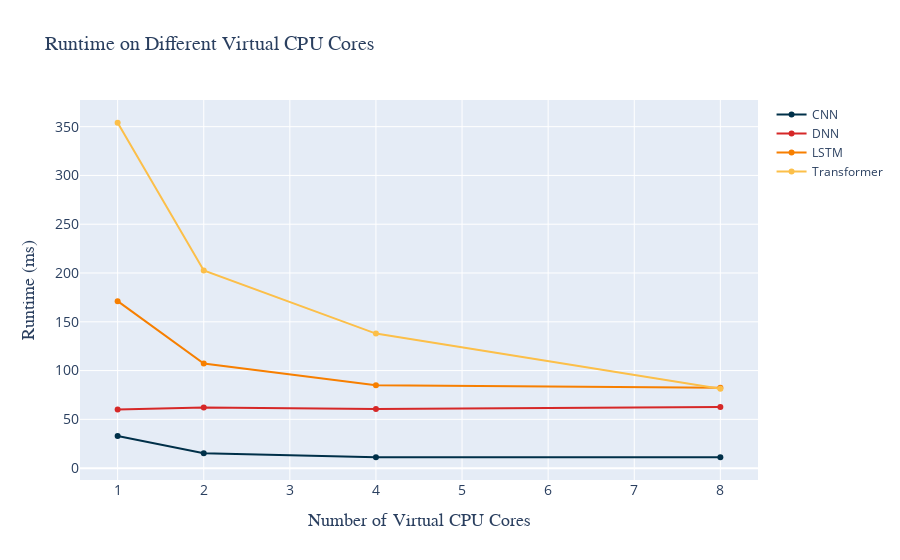

Write notebook code for a chart like this one.
### Code cell
# create the same plot as the cell above but in plotly
fig = go.Figure()

fig.add_trace(go.Scatter(x=e1_legend['vcpu'], y=exp1['c_CNN_time'], mode='lines+markers', name='CNN', marker_color='#003049'))
fig.add_trace(go.Scatter(x=e1_legend['vcpu'], y=exp1['c_DNN_time'], mode='lines+markers', name='DNN', marker_color='#D62828'))
fig.add_trace(go.Scatter(x=e1_legend['vcpu'], y=exp1['c_LSTM_time'], mode='lines+markers', name='LSTM', marker_color='#F77F00'))
fig.add_trace(go.Scatter(x=e1_legend['vcpu'], y=exp1['c_T_time'], mode='lines+markers', name='Transformer', marker_color='#FCBF49'))

fig.update_layout(
    title='Runtime on Different Virtual CPU Cores',
    xaxis=dict(
        title='Number of Virtual CPU Cores',
        titlefont_size=16,
        tickfont_size=14,
    ),
    yaxis=dict(
        title='Runtime (ms)',
        titlefont_size=16,
        tickfont_size=14,
    )
)

# bold the title and axis
fig.update_layout(title_font_size=20, title_font_family='Arial')
fig.update_xaxes(title_font_size=18, title_font_family='Arial')
fig.update_yaxes(title_font_size=18, title_font_family='Arial')

fig.show()

fig.write_html("docs/runtime_vcpu.html")

### Figure 1 — Plotly figure (JSON) as saved in the notebook; plotly's stock layout.template omitted (floating-point values rounded to 4 significant figures)
{"data": [{"marker": {"color": "#003049"}, "mode": "lines+markers", "name": "CNN", "type": "scatter", "x": [1, 2, 4, 8], "y": [32.91, 15.3, 11.15, 11.24]}, {"marker": {"color": "#D62828"}, "mode": "lines+markers", "name": "DNN", "type": "scatter", "x": [1, 2, 4, 8], "y": [60.13, 62.07, 60.55, 62.64]}, {"marker": {"color": "#F77F00"}, "mode": "lines+markers", "name": "LSTM", "type": "scatter", "x": [1, 2, 4, 8], "y": [171.2, 107.2, 84.89, 82.29]}, {"marker": {"color": "#FCBF49"}, "mode": "lines+markers", "name": "Transformer", "type": "scatter", "x": [1, 2, 4, 8], "y": [354.0, 202.6, 137.9, 81.38]}], "layout": {"title": {"font": {"family": "Arial", "size": 20}, "text": "Runtime on Different Virtual CPU Cores"}, "xaxis": {"tickfont": {"size": 14}, "title": {"font": {"family": "Arial", "size": 18}, "text": "Number of Virtual CPU Cores"}}, "yaxis": {"tickfont": {"size": 14}, "title": {"font": {"family": "Arial", "size": 18}, "text": "Runtime (ms)"}}}}
